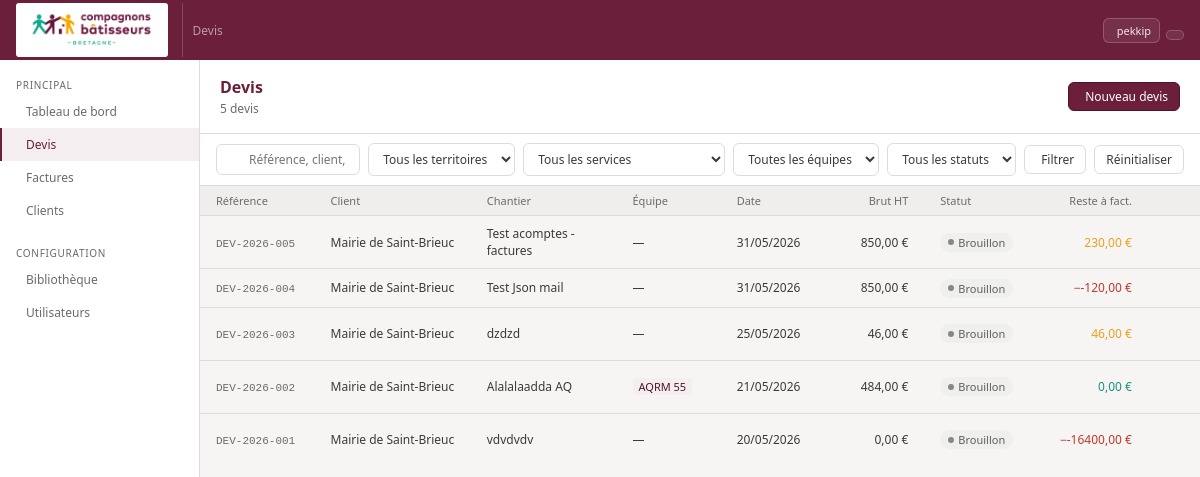
Screenshot of /devis/ (signed in) with the database file from the repository.
### core/models.py (models this page shows, shortened)
class ParametresAssociation(models.Model):
    nom = models.CharField(max_length=200, default='Compagnons Bâtisseurs Bretagne')
    siret = models.CharField(max_length=50, blank=True)
    ape = models.CharField(max_length=20, blank=True)
    forme_juridique = models.CharField(
        max_length=100, blank=True, default='Association loi 1901'
    )
    adresse = models.TextField(blank=True)
    email = models.EmailField(blank=True)
    telephone = models.CharField(max_length=50, blank=True)
    site_web = models.URLField(blank=True)
    logo = models.ImageField(
        upload_to='logo/', null=True, blank=True
    )
    couleur_principale = models.CharField(
        max_length=7, default='#6B1F3A',
        help_text="Code hexadécimal ex: #6B1F3A"
    )
    couleur_secondaire = models.CharField(
        max_length=7, default='#2BBFA4',
        help_text="Code hexadécimal ex: #2BBFA4"
    )
    couleur_accent = models.CharField(
        max_length=7, default='#E8A020',
        help_text="Code hexadécimal ex: #E8A020"
    )
    slogan = models.CharField(
        max_length=200, blank=True,
        default='La solidarité, un chantier à partager'
    )
    class Meta:
        verbose_name = 'Paramètres association'
    @classmethod
    def get(cls):
        obj, _ = cls.objects.get_or_create(pk=1)
        return obj

class Devis(models.Model):
    STATUS_CHOICES = [
        ('draft',    'Brouillon'),
        ('sent',     'Envoyé'),
        ('accepted', 'Accepté'),
        ('refused',  'Refusé'),
        ('expired',  'Expiré'),
    ]
    reference = models.CharField(max_length=50, unique=True)
    client = models.ForeignKey(
        Client, on_delete=models.PROTECT, related_name='devis'
    )
    equipe = models.ForeignKey(
        Equipe, on_delete=models.SET_NULL,
        null=True, blank=True, related_name='devis'
    )
    chantier = models.CharField(max_length=300)
    chantier_adresse1 = models.CharField(max_length=200, blank=True)
    chantier_adresse2 = models.CharField(max_length=200, blank=True)
    chantier_cp = models.CharField(max_length=10, blank=True)
    chantier_ville = models.CharField(max_length=100, blank=True)
    status = models.CharField(
        max_length=20, choices=STATUS_CHOICES, default='draft'
    )
    date_creation = models.DateField(auto_now_add=True)
    date_validite = models.DateField(null=True, blank=True)
    taux_mo = models.DecimalField(
        max_digits=6, decimal_places=2, default=46.00
    )
    notes = models.TextField(blank=True)
    conditions_devis = models.TextField(
        blank=True,
        help_text="Conditions de vente pour ce devis (copié depuis les préférences à la création)"
    )
    fin_group_title = models.CharField(
        max_length=100, default='Financements',
        help_text="Titre du groupe de financements"
    )
    created_by = models.ForeignKey(
        User, on_delete=models.SET_NULL,
        null=True, related_name='devis_crees'
    )
    created_at = models.DateTimeField(auto_now_add=True)
    updated_at = models.DateTimeField(auto_now=True)
    class Meta:
        ordering = ['-created_at']
        verbose_name = 'Devis'
        verbose_name_plural = 'Devis'
    def total_brut(self):
        return sum(
            l.total() for l in self.lignes.filter(parent=None)
            if l.type_ligne != 'FIN'
        )
    def total_facture(self):
        return sum(
            f.montant for f in self.factures.exclude(status='cancelled')
            if f.type_doc in ('facture', 'acompte')
        ) - sum(
            f.montant for f in self.factures.exclude(status='cancelled')
            if f.type_doc == 'avoir'
        )
    def reste_a_facturer(self):
        return self.total_brut() - self.total_facture()

class Client(models.Model):
    nom = models.CharField(max_length=200)
    contact = models.CharField(max_length=200, blank=True)
    email = models.EmailField(blank=True)
    telephone = models.CharField(max_length=50, blank=True)
    adresse = models.TextField(blank=True)
    created_at = models.DateTimeField(auto_now_add=True)
    class Meta:
        ordering = ['nom']
        verbose_name = 'Client'
    def __str__(self):
        return self.nom

class LigneDevis(models.Model):
    TYPE_CHOICES = [
        ('F',     'Forfait'), # supprimer?
        ('FMO',   'Forfait main d\'œuvre'),
        ('FMAT',  'Forfait matériaux'),
        ('S',     'Ouvrage simple'),
        ('C',     'Ouvrage composite'),
        ('MO',    'Main d\'œuvre'),
        ('MAT',   'Matériau'),
        ('OUV',   'Sous-ouvrage'),
        ('FIN',   'Financement'),
        ('TITRE', 'Titre'),
    ]
    devis = models.ForeignKey(
        Devis, on_delete=models.CASCADE, related_name='lignes'
    )
    parent = models.ForeignKey(
        'self', on_delete=models.CASCADE,
        null=True, blank=True, related_name='enfants'
    )
    type_ligne = models.CharField(max_length=5, choices=TYPE_CHOICES)
    description = models.TextField(blank=True)
    quantite = models.DecimalField(
        max_digits=10, decimal_places=3, default=1
    )
    unite = models.CharField(max_length=50, blank=True)
    cout_unitaire = models.DecimalField(
        max_digits=10, decimal_places=2, null=True, blank=True
    )
    ordre = models.IntegerField(default=0)
    ouvert = models.BooleanField(default=True)
    class Meta:
        ordering = ['ordre']
        verbose_name = 'Ligne de devis'
    def total(self):
        enfants = self.enfants.all()
        if self.type_ligne == 'TITRE':
            return sum(e.total() for e in enfants)
        if enfants.exists():
            return self.quantite * sum(e.total() for e in enfants)
        if self.cout_unitaire is not None:
            return self.quantite * self.cout_unitaire
        return Decimal('0')

class Equipe(models.Model):
    service = models.ForeignKey(
        Service, on_delete=models.PROTECT, related_name='equipes'
    )
    nom = models.CharField(max_length=200)
    ordre = models.IntegerField(default=0)
    class Meta:
        ordering = ['service', 'ordre', 'nom']
        verbose_name = 'Équipe'

### core/views.py (the view, shortened to what this page needs)
# urls.py: path('devis/', views.devis_list, name='devis-list'),
@login_required
def devis_list(request):
    profil = get_profil(request.user)
    qs = Devis.objects.select_related('client', 'equipe__service__territoire').all()
    status = request.GET.get('status', '')
    client_id = request.GET.get('client', '')
    equipe_id = request.GET.get('equipe', '')
    service_id = request.GET.get('service', '')
    territoire_id = request.GET.get('territoire', '')
    q = request.GET.get('q', '')
    if status:
        qs = qs.filter(status=status)
    if client_id:
        qs = qs.filter(client_id=client_id)
    if equipe_id:
        qs = qs.filter(equipe_id=equipe_id)
    if service_id:
        qs = qs.filter(equipe__service_id=service_id)
    if territoire_id:
        qs = qs.filter(equipe__service__territoire_id=territoire_id)
    for d in qs:
        d.rtf = d.reste_a_facturer()
    return render(request, 'core/devis_list.html', {
        'devis': qs,
        'clients': Client.objects.all(),
        'equipes': Equipe.objects.select_related('service__territoire').all(),
        'services': Service.objects.select_related('territoire').all(),
        'territoires': Territoire.objects.all(),
        'profil': profil,
        'status_filter': status,
        'client_filter': client_id,
        'equipe_filter': equipe_id,
        'service_filter': service_id,
        'territoire_filter': territoire_id,
        'q': q,
        'peut_supprimer': {d.pk: peut_supprimer_devis(request.user, d) for d in qs},  # ← ici
    })

### core/templates/core/devis_list.html (shortened to what this page needs)
{% extends 'core/base.html' %}
{% load core_extras %}
{% block nav_devis %}active{% endblock %}
{% block topbar_title %}Devis{% endblock %}
{% block content %}
<div class="page-hd">
  <div><div class="page-title">Devis</div><div class="page-sub">{{ devis|length }} devis</div></div>
  <a href="{% url 'core:devis-create' %}" class="btn btn-prune"> Nouveau devis</a>
</div>
<form method="get" id="filter-form">
<div class="toolbar">
  <div class="search-wrap"><input class="search-inp" name="q" value="{{ q }}" placeholder="Référence, client, chantier…"/></div>
  <select class="sel" name="territoire" onchange="this.form.submit()">
    <option value="">Tous les territoires</option>
  </select>
  <select class="sel" name="service" onchange="this.form.submit()">
    <option value="">Tous les services</option>
  </select>
  <select class="sel" name="equipe" onchange="this.form.submit()">
    <option value="">Toutes les équipes</option>
  </select>
  <select class="sel" name="status" onchange="this.form.submit()" style="min-width:110px">
    <option value="">Tous les statuts</option>
  </select>
  <button type="submit" class="btn"> Filtrer</button>
  <a href="{% url 'core:devis-list' %}" class="btn">Réinitialiser</a>
</div>
</form>
<div style="flex:1;overflow-y:auto">
<table>
  <thead><tr>
    <th style="width:11%">Référence</th>
    <th style="width:15%">Client</th>
    <th style="width:14%">Chantier</th>
    <th style="width:10%">Équipe</th>
    <th style="width:9%">Date</th>
    <th class="num" style="width:10%">Brut HT</th>
    <th style="width:10%">Statut</th>
    <th class="num" style="width:11%">Reste à fact.</th>
    <th style="width:5%"></th>
  </tr></thead>
  <tbody>
    {% for d in devis %}
    <tr style="cursor:pointer" onclick="location='{% url 'core:devis-detail' d.pk %}'">
      <td><span class="mono">{{ d.reference }}</span></td>
      <td>{{ d.client }}</td>
      <td>{{ d.chantier }}</td>
      <td>
        {% if d.equipe %}
        <span style="font-size:11px;background:var(--prune-lt);color:var(--prune-dk);padding:1px 6px;border-radius:3px">{{ d.equipe.nom }}</span>
        {% else %}—{% endif %}
      </td>
      <td>{{ d.date_creation|date:"d/m/Y" }}</td>
      <td class="num">{{ d.total_brut|floatformat:2 }} €</td>
      <td><span class="badge b-{{ d.status }}"><span class="dot dot-{{ d.status }}"></span>{{ d.get_status_display }}</span></td>
      <td class="num" style="color:{% if d.rtf > 0 %}var(--amber){% elif d.rtf < 0 %}var(--red){% else %}var(--teal-dk){% endif %}">
        {% if d.rtf < 0 %}−{% endif %}{{ d.rtf|floatformat:2 }} €
      </td>
      <td style="text-align:right" onclick="event.stopPropagation()">
        <a href="{% url 'core:devis-duplicate' d.pk %}" class="ico-btn" title="Dupliquer"></a>
        {% if peut_supprimer|get_item:d.pk %}
        <form method="post" action="{% url 'core:devis-delete' d.pk %}" style="display:inline" onsubmit="return confirm('Supprimer ce devis ?')">
          <button type="submit" class="ico-btn danger"></button>
        </form>
        {% endif %}
      </td>
    </tr>
    {% empty %}
    <tr><td colspan="9" style="text-align:center;padding:2rem;color:var(--gray-md)">
      Aucun devis. <a href="{% url 'core:devis-create' %}" class="btn btn-sm btn-prune" style="margin-left:8px">Créer le premier</a>
    </td></tr>
    {% endfor %}
  </tbody>
</table>
</div>
{% endblock %}

### core/templates/core/base.html (shortened to what this page needs)
<!DOCTYPE html>
<html lang="fr">
<head>
<link rel="stylesheet" href="https://cdn.jsdelivr.net/npm/@tabler/icons-webfont@3.19.0/dist/tabler-icons.min.css"/>
</head>
<body>
<div class="topbar">
  <a href="{% url 'core:dashboard' %}" class="logo-area">
    {% if params.logo %}
      <img src="{{ params.logo.url }}" alt="{{ params.nom }}" style="height:54px;width:auto;background:#fff;border-radius:3px;padding:2px 5px">
    {% endif %}
  </a>
  <div class="topbar-title">{% block topbar_title %}{% endblock %}</div>
  {% if request.user.is_authenticated %}
  <div class="topbar-actions">
    <a href="{% url 'core:profil' %}" class="btn btn-ghost btn-sm">
      {{ request.user.get_full_name|default:request.user.username }}
    </a>
    <form method="post" action="{% url 'core:logout' %}" style="display:inline">
      <button type="submit" class="btn btn-ghost btn-sm" title="Se déconnecter">
      </button>
    </form>
  </div>
  {% endif %}
</div>
<div class="body-wrap">
  <div class="sidebar">
    <div class="nav-sect">Principal</div>
    <a href="{% url 'core:dashboard' %}" class="nav-item {% block nav_dashboard %}{% endblock %}">Tableau de bord</a>
    <a href="{% url 'core:devis-list' %}" class="nav-item {% block nav_devis %}{% endblock %}">Devis</a>
    <a href="{% url 'core:factures-list' %}" class="nav-item {% block nav_factures %}{% endblock %}">Factures</a>
    <a href="{% url 'core:clients' %}" class="nav-item {% block nav_clients %}{% endblock %}">Clients</a>
    <div class="nav-sect">Configuration</div>
    <a href="{% url 'core:biblio' %}" class="nav-item {% block nav_biblio %}{% endblock %}">Bibliothèque</a>
    {% if request.user.is_authenticated %}
      {% with role=request.user.profil.role %}
        {% if role == 'admin' or role == 'responsable' %}
        <a href="{% url 'core:utilisateurs-list' %}" class="nav-item {% block nav_users %}{% endblock %}">
          Utilisateurs
        </a>
        {% endif %}
      {% endwith %}
    {% endif %}
  </div>
  <div class="main">
    {% block content %}{% endblock %}
  </div>
</div>
</body>
</html>

### rows the page displays
ParametresAssociation: logo (picture)
Devis: reference "DEV-2026-005", client "Mairie de Saint-Brieuc", chantier "Test acomptes -factures", date_creation "31/05/2026", total_brut "850,00", status "Brouillon", rtf "230,00"
Devis: reference "DEV-2026-004", client "Mairie de Saint-Brieuc", chantier "Test Json mail", date_creation "31/05/2026", total_brut "850,00", status "Brouillon", rtf "-120,00"
Devis: reference "DEV-2026-003", client "Mairie de Saint-Brieuc", chantier "dzdzd", date_creation "25/05/2026", total_brut "46,00", status "Brouillon", rtf "46,00"
Devis: reference "DEV-2026-002", client "Mairie de Saint-Brieuc", chantier "Alalalaadda AQ", equipe.nom "AQRM 55", date_creation "21/05/2026", total_brut "484,00", status "Brouillon", rtf "0,00"
Devis: reference "DEV-2026-001", client "Mairie de Saint-Brieuc", chantier "vdvdvdv", date_creation "20/05/2026", total_brut "0,00", status "Brouillon", rtf "-16400,00"

### other values shown
{{ request.user.get_full_name|default:request.user.username }} "pekkip"
{{ devis|length }} "5"
